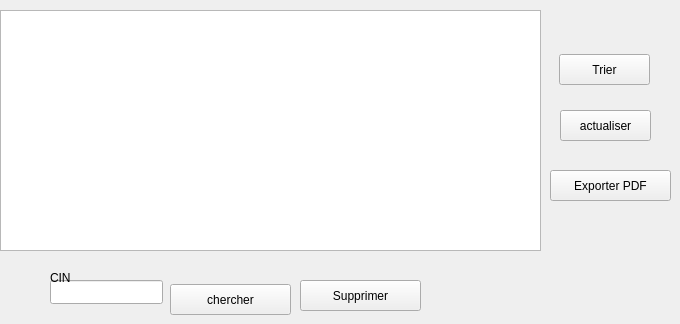
     <widget class="QWidget" name="tab_2">
      <attribute name="title">
       <string>Liste des employes</string>
      </attribute>
      <widget class="QPushButton" name="suppButton">
       <property name="geometry">
        <rect>
         <x>300</x>
         <y>280</y>
         <width>121</width>
         <height>31</height>
        </rect>
       </property>
       <property name="text">
        <string>Supprimer</string>
       </property>
      </widget>
      <widget class="QTableView" name="tableView">
       <property name="geometry">
        <rect>
         <x>0</x>
         <y>10</y>
         <width>541</width>
         <height>241</height>
        </rect>
       </property>
      </widget>
      <widget class="QLineEdit" name="supprimer">
       <property name="geometry">
        <rect>
         <x>50</x>
         <y>280</y>
         <width>113</width>
         <height>24</height>
        </rect>
       </property>
      </widget>
      <widget class="QLabel" name="label_5">
       <property name="geometry">
        <rect>
         <x>50</x>
         <y>270</y>
         <width>56</width>
         <height>16</height>
        </rect>
       </property>
       <property name="text">
        <string>CIN</string>
       </property>
      </widget>
      <widget class="QPushButton" name="chercher">
       <property name="geometry">
        <rect>
         <x>170</x>
         <y>284</y>
         <width>121</width>
         <height>31</height>
        </rect>
       </property>
       <property name="text">
        <string>chercher</string>
       </property>
      </widget>
      <widget class="QPushButton" name="actualiser">
       <property name="geometry">
        <rect>
         <x>560</x>
         <y>110</y>
         <width>91</width>
         <height>31</height>
        </rect>
       </property>
       <property name="text">
        <string>actualiser</string>
       </property>
      </widget>
      <widget class="QPushButton" name="trie">
       <property name="geometry">
        <rect>
         <x>559</x>
         <y>54</y>
         <width>91</width>
         <height>31</height>
        </rect>
       </property>
       <property name="text">
        <string>Trier</string>
       </property>
      </widget>
      <widget class="QPushButton" name="PDF">
       <property name="geometry">
        <rect>
         <x>550</x>
         <y>170</y>
         <width>121</width>
         <height>31</height>
        </rect>
       </property>
       <property name="text">
        <string>Exporter PDF</string>
       </property>
      </widget>
     </widget>
